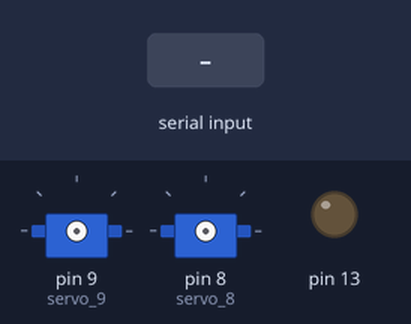
A sketch run on a simulated Arduino Uno, built with avr-gcc and run on an emulated ATmega328P. On the bench: 2 × servo, output pins drawn as LEDs (lit = HIGH). Inputs (shaded band) come from the test bench.

Above: at 1.2 s.
1.3 s: "1" received over the second serial link
At 1.45 s:
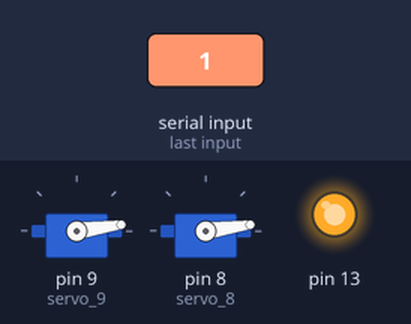
At 2.05 s:
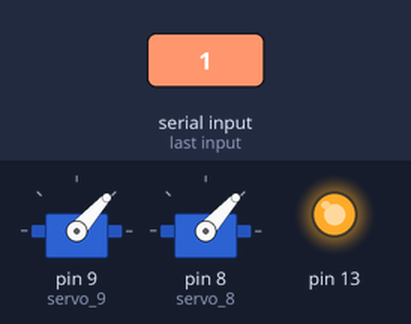
4.3 s: "0" received over the second serial link
At 4.48 s:
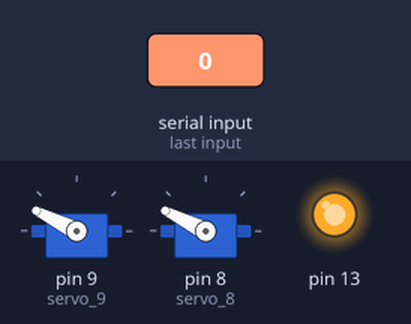
Timing chart, 0 to 8.3 s (numbered marks = the images above; inputs shaded):
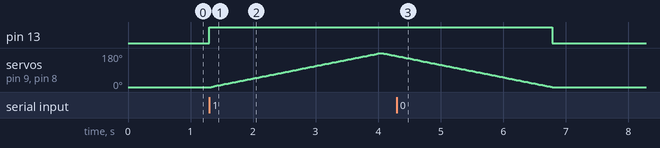

Measured:
- after the input at 1.3 s, pin 13: LOW → HIGH at once; servo on pin 9 (servo_9), servo on pin 8 (servo_8): rises from 0° to 180° in 2.7 s, then falls to 163° in 0.27 s
- after the input at 4.3 s, pin 13: HIGH → LOW after 2.5 s; servo on pin 9 (servo_9), servo on pin 8 (servo_8): goes on until 6.8 s, then stays 0°

The sketch:

sketch_mar11b.ino
```cpp
int data;

#include <Servo.h>
#include <SoftwareSerial.h>

#define RxD 3
#define TxD 2

SoftwareSerial BTserial(RxD, TxD);

int pos = 0;

Servo servo_9;
Servo servo_8;

void setup() {
  Serial.begin(9600);
  pinMode(13, OUTPUT);
  digitalWrite(13, LOW);
  BTserial.begin(9600);
}

void loop() {
  while (BTserial.available()) {
    data = BTserial.read();
  }
  if (data == '1') {
    servo_9.attach(9, 500, 2500);
    servo_8.attach(8, 500, 2500);
    digitalWrite(13, HIGH);
    for (pos = 0; pos <= 180; pos += 1) {
      // tell servo to go to position in variable 'pos'
      servo_9.write(pos);
      servo_8.write(pos);
      // wait 15 ms for servo to reach the position
      delay(15); // Wait for 15 millisecond(s)
    }
    for (pos = 180; pos >= 0; pos -= 1) {
      // tell servo to go to position in variable 'pos'
      servo_9.write(pos);
      servo_8.write(pos);
      // wait 15 ms for servo to reach the position
      delay(15); // Wait for 15 millisecond(s)
    }
  }
  else if (data == '0') {
    digitalWrite(13, LOW);
    servo_9.detach();
    servo_8.detach();
    pos = 0;
  }
}
```
